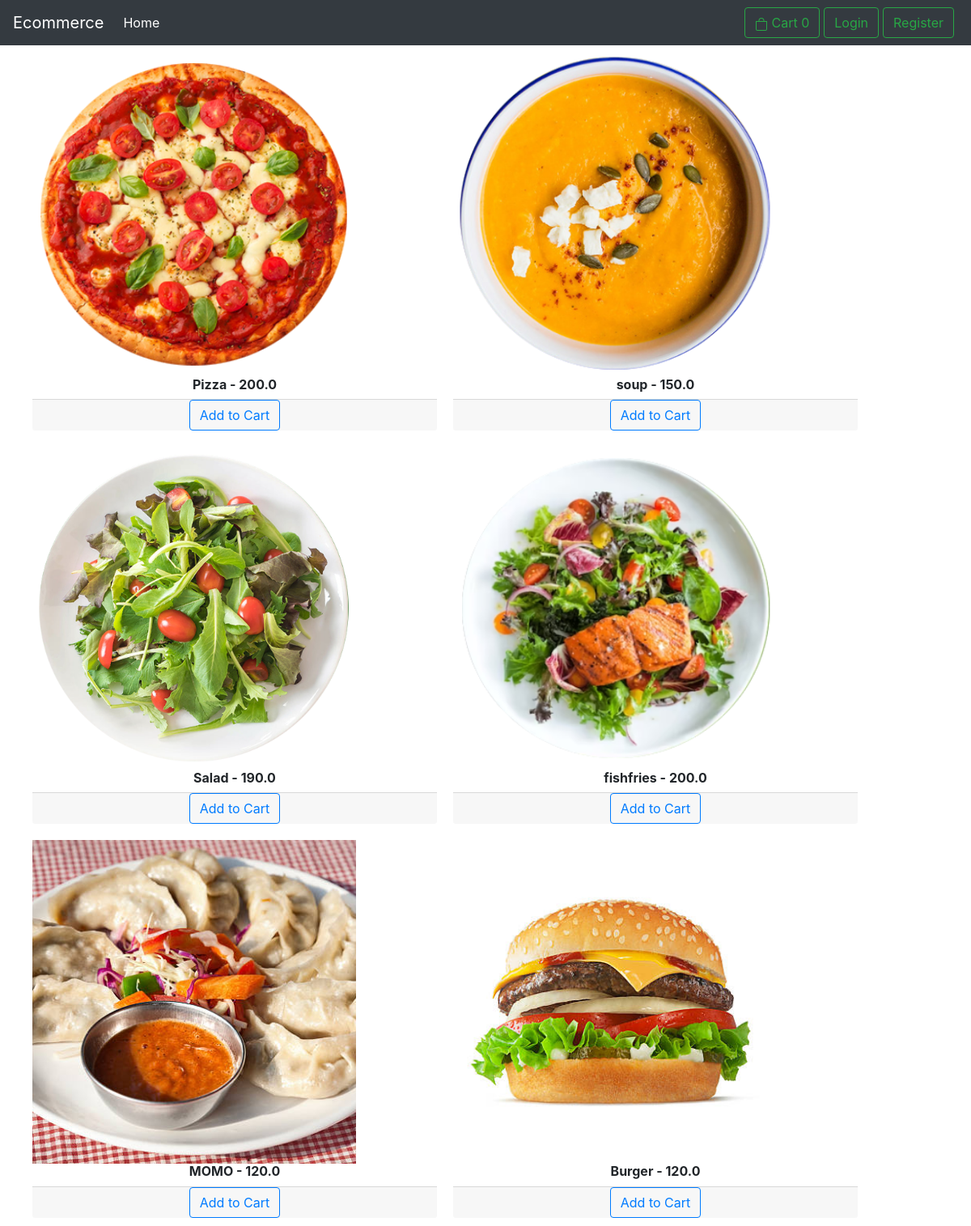
The page / on the database its author committed.
### app/models.py (models this page shows, shortened)
class Product(models.Model):
    product_id = models.IntegerField()
    product_name = models.CharField(max_length=255)
    product_price = models.FloatField(default=0)
    product_image = models.ImageField(upload_to="images")

### app/views.py (the view)
# urls.py: 2. Add a URL to urlpatterns:  path('', views.home, name='home')
def home(request):
    products = Product.objects.all()
    context = {'products': products}
    return render(request, 'app/home.html', context)

### templates/app/home.html (shortened to what this page needs)
{% extends "base/base.html" %}
{% load static %}
{% block content %}
{% load cart %}
<div class="container">
   <div class="row">
      {% for product in products %}
      <div class="product">
         <div class="product-item" style="display: inline-block; vertical-align: top; margin-right: 100px;">
             <img src="{{ product.product_image.url }}" style="width: 400px; height: 400px; object-fit: cover;">
         </div>
         <h6><strong>{{ product.product_name }} - {{ product.product_price }}</strong></h6>
         <div class="card-footer p-0 row no-gutters" id="{{ product.product_id }}">
            {% if user.is_authenticated %}
               <form method="post" action="{% url 'add_to_cart' product_id=product.id %}">
                  {% csrf_token %}
                  <label for="quantity">Quantity:</label>
                  <div class="quantity-controls">
                     <input type="number" name="quantity" id="quantity" value="1" min="1" required>
                  </div>
                  <input type="hidden" name="next" value="{% url 'home' %}">
                  <input type="submit" value="Add to Cart">
               </form>
            {% else %}
            <div class="add-to-cart-button">
               <a class="btn btn-outline-success my-2 my-sm-0" href="{% url 'login' %}">Add to Cart</a>
            </div>
            {% endif %}
         </div>
      </div>
      {% endfor %}
   </div>
</div>
{% endblock content %}

### templates/base/base.html (shortened to what this page needs)
<!doctype html>
<html lang="en">
  <head>
    <link rel="stylesheet" href="https://cdn.jsdelivr.net/npm/bootstrap@4.6.2/dist/css/bootstrap.min.css">
    <link rel="stylesheet" href="css\styles.css">
  </head>
  {% include "base/navbar.html" %}
  <body>
    {% block content %}{% endblock content %}
  </body>
</html>

### templates/base/navbar.html (shortened to what this page needs)
<nav class="navbar navbar-expand-lg navbar-dark bg-dark">
    <a class="navbar-brand" href="{% url 'home' %}">Ecommerce</a>
    <div class="collapse navbar-collapse" id="navbarSupportedContent">
      <ul class="navbar-nav mr-auto">
        <li class="nav-item active">
          <a class="nav-link" href="{% url 'home' %}">Home <span class="sr-only">(current)</span></a>
        </li>
      </ul>
      <a style="margin-right:5px;" class="btn btn-outline-success my-2 my-sm-0" href="{% url 'cartbox' %}">
        <svg xmlns="http://www.w3.org/2000/svg" width="16" height="16" fill="currentColor" class="bi bi-bag" viewBox="0 0 16 16">
            <path d="M8 1a2.5 2.5 0 0 1 2.5 2.5V4h-5v-.5A2.5 2.5 0 0 1 8 1m3.5 3v-.5a3.5 3.5 0 1 0-7 0V4H1v10a2 2 0 0 0 2 2h10a2 2 0 0 0 2-2V4zM2 5h12v9a1 1 0 0 1-1 1H3a1 1 0 0 1-1-1z"></path>
        </svg>
        Cart {{ request.session.total_quantity|default:0 }}
    </a>
      {% if user.is_authenticated %}
      <a style="margin-right:5px;" class="btn btn-outline-success my-2 my-sm-0" href="{% url 'logout' %}" >Logout</a>
      {% else %}
      <a style="margin-right:5px;" class="btn btn-outline-success my-2 my-sm-0" href="{% url 'login' %}" >Login</a>
      <a style="margin-right:5px;" class="btn btn-outline-success my-2 my-sm-0" href="{% url 'register' %}">Register</a>
      {% endif %}
    </div>
  </nav>

### static/css/styles.css (style rules this page uses)
* { margin:0; padding:0; box-sizing: border-box; }
.container { position:relative; background:#FFFFFF; }

### templates/app/home.html (style rules this page uses)
.product { display: inline-block; margin: 10px; text-align: center; }
.add-to-cart-button { margin-right: 5px; display: block; margin: auto; text-align: center; }
.add-to-cart-button a { color: #007bff; border-color: #007bff; }

### rows shown on the page
Product: product_image (picture), product_name "Pizza", product_price "200.0"
Product: product_image (picture), product_name "soup", product_price "150.0"
Product: product_image (picture), product_name "Salad", product_price "190.0"
Product: product_image (picture), product_name "fishfries", product_price "200.0"
Product: product_image (picture), product_name "MOMO", product_price "120.0"
Product: product_image (picture), product_name "Burger", product_price "120.0"

### other values the page prints
{{ request.session.total_quantity|default:0 }} "0"
